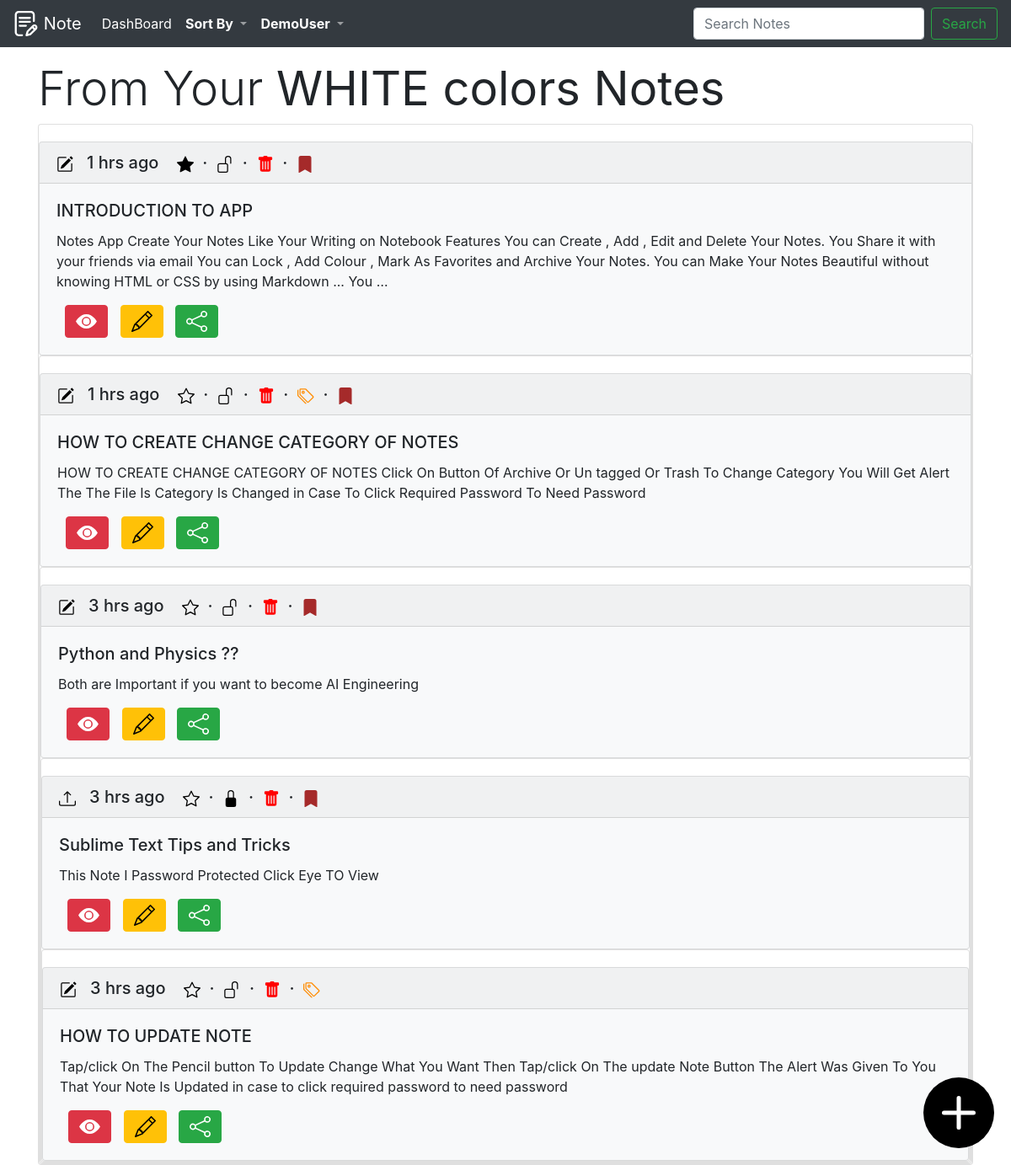
The page /note/sort_by/sort_by_color/white/ (signed in) on the database its author committed.
### notes/models.py (models this page shows, shortened)
class Note(models.Model):
    id=models.UUIDField(primary_key=True,
                    default=uuid.uuid4,
                    editable=False,
                    db_index=True,)
    category = models.ForeignKey(Category, verbose_name="Category",on_delete=models.CASCADE,blank=True)
    heading=models.CharField(max_length=70,blank=False)
    description =models.TextField(blank=True)
    password_required = models.BooleanField(default=False)
    add_to_fav = models.BooleanField(default=False)
    colour_of_notes = models.CharField(
        max_length=9,
        choices=COLOURS_CHOICES,
        default='white',
    )
    author=models.ForeignKey(User,on_delete=models.CASCADE)
    created =models.DateTimeField(auto_now_add=True)
    updated=models.DateTimeField(auto_now=True)
    def get_absolute_url(self):
        return reverse('note_detail',args=[str(self.id)])
    class Meta:
        get_latest_by='created'
        ordering=('updated',)

### notes/views.py (the view)
# urls.py: path('note/sort_by/sort_by_color/<str:color>/',sort_by_color,name='sort_by_color'),
@login_required
def sort_by_color(request,color):
	all_notes=Note.objects.filter(author=request.user).filter(colour_of_notes=color)[::-1]
	return render(request,'noteshtmls/dashboard.html',{'all_notes':all_notes,'category':color.upper()+' colors Notes'})

### notes/templatetags/blog_tags.py (called while the page is built)
@register.filter(name='markdown')
def markdown_format(text):
	return mark_safe(markdown.markdown(text))

### notes/templates/noteshtmls/dashboard.html (shortened to what this page needs)
{% extends "base.html" %}
{% load static %}
{% load blog_tags %}
{% block content %}
<h3 class="display-4">From Your <b>{{  category }}</b></h3>
{% if not all_notes %}
	<div class="jumbotron jumbotron-fluid">
	  <div class="container">
	    <h1 class="display-4">Welcome <b>{{ user.username }}</b> !!</h1>
	    <p class="lead">You Don't Have Any Note <b>{{  category }}</b> Add Some Notes...</p>
	      <p class="lead">
	    	<a class="btn btn-primary btn-lg" href="{% url 'add_note' %}" role="button">Add Notes</a>
	 	</p>
	<i class="bi bi-plus-circle"></i>
	  </div>
	</div>
{% else %}
	{% for note in all_notes %}
		<div class="card" >
	{% if  note.colour_of_notes == 'white' %}
	   <div class="card bg-light"  style="margin-top: 20px !important">
	{% elif  note.colour_of_notes == 'green' %}
		<div class="card text-dark bg-success" style="margin-top: 20px !important">
	{% elif  note.colour_of_notes == 'orange' %}
		<div class="card text-white bg-warning" style="margin-top: 20px !important">
	{% elif  note.colour_of_notes == 'blue' %}
		<div class="card text-white bg-primary" style="margin-top: 20px !important">
	{% elif  note.colour_of_notes == 'red' %}
		<div class="card text-secondary bg-danger" style="margin-top: 20px !important">
	{% else %}
		<div class="card text-danger bg-info" style="margin-top: 20px !important">
	{% endif %}
		  <h5 class="card-header" id='headertextdate'>
		  	{% if  note.created ==  note.updated %}
		  		<img src="{% static 'images/upload.svg' %}" alt="Uploaded at " width="20" title="{{ note.heading }} Uploaded ">
		  	{% else %}
		  		<img src="{% static 'images/edit.svg' %}" alt="Edited at "  width="20" title="{{ note.heading }} Edited">
		  	{% endif %}
		  	&nbsp;&nbsp;{{ note|date_str_output }}
		  	{% if  note.add_to_fav %}
		  		<img src="{% static 'images/star_fill.svg' %}" alt="Started Note" width="20" title="{{ note.heading }} STARRTED ">
		  	{% else %}
		  		<img src="{% static 'images/star.svg' %}" alt="Unstarted Note " width="20" title="{{ note.heading }} Not STARRTED ">
		  	{% endif %}
		  	&nbsp;&middot;&nbsp;
		  	{% if  note.password_required %}
		  		<img src="{% static 'images/Lockfill.svg' %}" alt="Uploaded at " width="20" title="{{ note.heading }} STARRTED ">
		  	{% else %}
		  		<img src="{% static 'images/Unlock.svg' %}" alt="Uploaded at " width="20" title="{{ note.heading }} Not STARRTED ">
		  	{% endif %}
		  	&nbsp;&middot;&nbsp;
      {% if  note.category.title == "Un taged" %}
        <a href="{% url 'move_to_trash' note.pk %}" title="">
          <img src="{% static 'images/trash_fill.svg' %}" alt="Add To Trash" width="20" height="20" title="Add To Trash" >
          </a>
        &nbsp;&middot;&nbsp;
        <a href="{% url 'move_to_archive' note.pk %}" title="">
        <img src="{% static 'images/archive_fill.svg' %}" alt="Add To Archive" width="20" height="20" title="Add To Archive">
        </a>
      {% elif  note.category.title  == 'Trash' %}
      	<a href="{% url 'delete_notes_from_trash' note.pk %}" title="Delete {{ note.heading }} permenntly">
          <img src="{% static 'images/trash_fill.svg' %}" alt="Add To Trash" width="20" height="20" title="Add To Trash" >
          </a>
          &nbsp;&middot;&nbsp;
          <a href="{% url 'move_to_untagged' note.pk %}" title="">
          <img src="{% static 'images/untag.svg' %}" alt="Add To Un-Tagged" width="20" height="20" title="Add To Un-Tagged">
          </a>
           &nbsp;&middot;&nbsp;
            <a href="{% url 'move_to_archive' note.pk %}" title="">
            <img src="{% static 'images/archive_fill.svg' %}" alt="Add To Archive" width="20" height="20" title="Add To Archive">
            </a>
      {% elif  note.category.title  == 'Archive' %}
        <a href="{% url 'move_to_trash' note.pk %}" title="">
          <img src="{% static 'images/trash_fill.svg' %}" alt="Add To Trash" width="20" height="20" title="Add To Trash" >
          </a>
          &nbsp;&middot;&nbsp;
        <a href="{% url 'move_to_untagged' note.pk %}" title="">
          <img src="{% static 'images/untag.svg' %}" alt="Add To Un-Tagged" width="20" height="20" title="Add To Un-Tagged">
          </a>
    {% endif %}
		  </h5>
		  <div class="card-body">
		    <h5 class="card-title">{{ note.heading }}</h5>
			    {% if  note.password_required %}
			    	<p class="card-text">This Note I Password Protected Click Eye TO View</p>
				{% else %}
			    	<p class="card-text">{{ note.description|markdown|striptags|truncatewords:60  }}</p>
				{% endif %}
			  <div>
					  <a href="{{ note.get_absolute_url }}"  alt="View Note" title="View Note" style="margin-left: 10px">
					  	<button type="button" class="btn btn-danger " >
					  		<img src="{% static 'images/view_eye.svg' %}" alt="View Note" title="View Note" height="25" width="25" >
					  	</button>
					  </a>
					   <a href="{% url 'note_update' note.id %}"  alt="Edit Note" title="Edit Note" style="margin-left: 10px">
					  	<button type="button" class="btn btn-warning " >
					  		<img src="{% static 'images/edit_note.svg' %}" alt="Edit Note" title="Edit Note" height="25" width="25" >
					  	</button>
					  </a>
					  <a href="{% url 'share_note_by_email' note.id %}" alt="Share Note" title="Share Note" style="margin-left: 10px">
					  	<button type="button" class="btn btn-success " >
					  		<img src="{% static 'images/share.svg' %}" alt="Share Note" title="Share Note" height="25" width="25" >
					  	</button>
					  </a>
				</div>
		  </div>
		</div>
	{% endfor %}
</div>
{% endif %}
<a href="{% url 'add_note' %}">
	<div class="add_button" style="background:green">
		<img src="{% static 'images/onlyplus.svg' %}" alt="Add Note" height="80" width="80" >
	</div>
</a>
{% endblock content %}

### templates/navi.html (shortened to what this page needs)
{% load static %}
{% block nav %}
  <nav class="navbar navbar-icon-top navbar-expand-lg navbar-dark bg-dark" style="position: fixed;width: 100%">
    <a class="navbar-brand" href="{% url 'intropage' %}">
    	<img src="{% static 'images/logo.svg' %}" alt="Notes Logo" width="30" height="30" class="d-inline-block align-top">
      Note
    </a>
{% if request.user.is_authenticated %}
    <div class="collapse navbar-collapse" id="navbarsExampleDefault">
      <ul class="navbar-nav mr-auto">
        <li class="nav-item active">
          <a class="nav-link" href="{% url 'dashboard' %}">
            DashBoard
            </a>
        </li>
       <li class="nav-item dropdown">
          <a class="nav-link dropdown-toggle" href="#" id="navbarDropdown" role="button" data-toggle="dropdown" aria-haspopup="true" aria-expanded="false">
            <b style="color: white">Sort By</b>
          </a>
      </div>
        <li class="nav-item dropdown">
          <a class="nav-link dropdown-toggle" href="#" id="navbarDropdown" role="button" data-toggle="dropdown" aria-haspopup="true" aria-expanded="false">
            <b style="color: white">{{ user.username }} </b>
          </a>
        </li>
      <form class="form-inline my-2 my-lg-0" action="{% url 'search_results' %}" method="get">
        <input class="form-control mr-sm-2" name="q" type="text" placeholder="Search Notes" aria-label="Search">
        <button class="btn btn-outline-success my-2 my-sm-0" type="submit">Search</button>
      </form>
{% endif %}
  </nav>
{% endblock nav %}

### notes_app/static/css/base.css (style rules this page uses)
a { text-decoration: none !important; }
.add_button { background: black !important;fill: white !important;right: 20 !important;bottom: 20;position: fixed;border-radius: 50%;padding: 2px }
nav { z-index: 1 !important; }

### rows shown on the page
Note: created+updated "1 hrs ago", add_to_fav True (drawn), password_required False (drawn), heading "INTRODUCTION TO APP", description "Notes App Create Your Notes Like Your Writing on Notebook Features You can Create , Add , Edit and Delete Your Notes. You Share it with your friends via email You can Lock , Add Colour , Mark As Favorites and Archive Your Notes. You can Make Your Notes Beautiful without knowing HTML or CSS by using Markdown ... You …"
Note: created+updated "1 hrs ago", add_to_fav False (drawn), password_required False (drawn), heading "HOW TO CREATE CHANGE CATEGORY OF NOTES", description "HOW TO CREATE CHANGE CATEGORY OF NOTES Click On Button Of Archive Or Un tagged Or Trash To Change Category You Will Get Alert The The File Is Category Is Changed in Case To Click Required Password To Need Password"
Note: created+updated "3 hrs ago", add_to_fav False (drawn), password_required False (drawn), heading "Python and Physics ??", description "Both are Important if you want to become AI Engineering"
Note: created+updated "3 hrs ago", add_to_fav False (drawn), password_required True (drawn), heading "Sublime Text Tips and Tricks", shows "This Note I Password Protected Click Eye TO View"
Note: created+updated "3 hrs ago", add_to_fav False (drawn), password_required False (drawn), heading "HOW TO UPDATE NOTE", description "Tap/click On The Pencil button To Update Change What You Want Then Tap/click On The update Note Button The Alert Was Given To You That Your Note Is Updated in case to click required password to need password"

### other values the page prints
{{ user.username }} "DemoUser"
{{ category }} "WHITE colors Notes"
